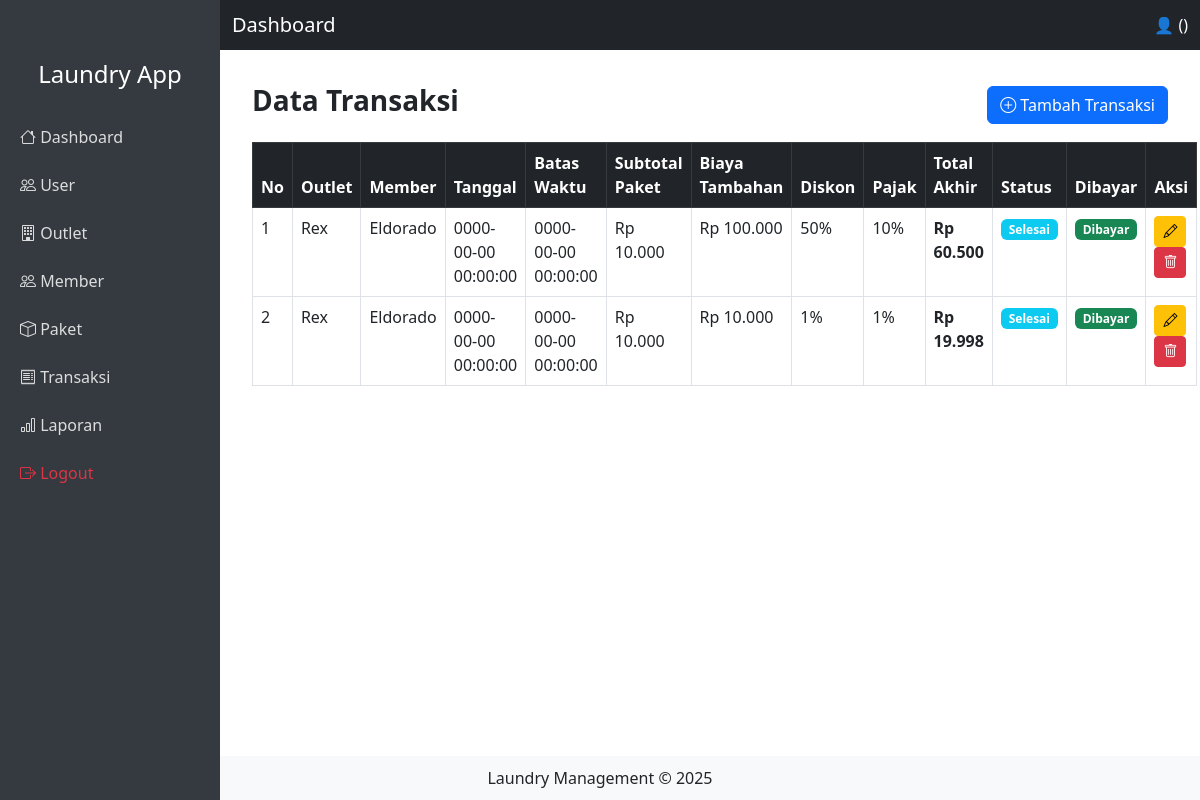
/pages/transaksi/index.php, run on the app's committed database.
### tables this page shows
CREATE TABLE `tb_transaksi` (
  `id` int(11) NOT NULL,
  `id_outlet` int(11) DEFAULT NULL,
  `kode_invoice` varchar(100) DEFAULT NULL,
  `id_member` int(11) DEFAULT NULL,
  `tgl` datetime DEFAULT NULL,
  `batas_waktu` datetime DEFAULT NULL,
  `tgl_bayar` datetime DEFAULT NULL,
  `biaya_tambahan` int(11) DEFAULT NULL,
  `diskon` double DEFAULT NULL,
  `pajak` int(11) DEFAULT NULL,
  `status` enum('baru','proses','selesai','diambil') DEFAULT NULL,
  `dibayar` enum('dibayar','belum_dibayar') DEFAULT NULL,
  `id_user` int(11) DEFAULT NULL
);

CREATE TABLE `tb_outlet` (
  `id` int(11) NOT NULL,
  `nama_outlet` varchar(100) DEFAULT NULL,
  `alamat` text DEFAULT NULL,
  `tlp` varchar(15) DEFAULT NULL
);

CREATE TABLE `tb_member` (
  `id` int(11) NOT NULL,
  `nama` varchar(100) DEFAULT NULL,
  `alamat` text DEFAULT NULL,
  `jenis_kelamin` enum('L','P') DEFAULT NULL,
  `tlp` varchar(15) DEFAULT NULL
);

### config/database.php (called while the page is built, shortened)
<?php
function hitung_subtotal_paket($conn, $id_transaksi) {
  $q = mysqli_query($conn, "SELECT d.qty, p.harga
    FROM tb_detail_transaksi d
    JOIN tb_paket p ON d.id_paket=p.id
    WHERE d.id_transaksi='$id_transaksi'");
  $subtotal = 0;
  while($d = mysqli_fetch_assoc($q)){
    $subtotal += $d['qty'] * $d['harga'];
  }
  return $subtotal;
}
function hitung_total_transaksi($conn, $id_transaksi) {
  $subtotal = hitung_subtotal_paket($conn, $id_transaksi);
  $t = mysqli_fetch_assoc(mysqli_query($conn, "
    SELECT biaya_tambahan, diskon, pajak
    FROM tb_transaksi WHERE id='$id_transaksi'
  "));
  $biaya_tambahan = (int)$t['biaya_tambahan'];
  $diskon         = (float)$t['diskon'];
  $pajak          = (float)$t['pajak'];
  $total_setelah_tambahan = $subtotal + $biaya_tambahan;
  $total_setelah_diskon   = $total_setelah_tambahan - ($total_setelah_tambahan * ($diskon/100));
  $total_akhir            = $total_setelah_diskon + ($total_setelah_diskon * ($pajak/100));
  return $total_akhir;
}
?>

### pages/transaksi/index.php (the view)
<?php
include "../../template/header.php";
include "../../config/database.php";
$sql = "
  SELECT t.*, m.nama AS nama_member, o.nama_outlet
  FROM tb_transaksi t
  JOIN tb_member m ON t.id_member = m.id
  JOIN tb_outlet o ON t.id_outlet = o.id
  ORDER BY t.tgl DESC
";
$q = mysqli_query($conn, $sql);
?>
<div class="container-fluid mt-5 pt-3">
  <div class="d-flex justify-content-between align-items-center mb-3">
    <h3 class="fw-bold">Data Transaksi</h3>
    <a href="add.php" class="btn btn-primary"><i class="bi bi-plus-circle"></i> Tambah Transaksi</a>
  </div>
  <table class="table table-bordered table-hover">
    <thead class="table-dark">
      <tr>
        <th>No</th>
        <th>Outlet</th>
        <th>Member</th>
        <th>Tanggal</th>
        <th>Batas Waktu</th>
        <th>Subtotal Paket</th>
        <th>Biaya Tambahan</th>
        <th>Diskon</th>
        <th>Pajak</th>
        <th>Total Akhir</th>
        <th>Status</th>
        <th>Dibayar</th>
        <th>Aksi</th>
      </tr>
    </thead>
    <tbody>
      <?php $no=1; while($row=mysqli_fetch_assoc($q)) { ?>
      <?php
        $subtotal    = hitung_subtotal_paket($conn, $row['id']);
        $total_akhir = hitung_total_transaksi($conn, $row['id']);
      ?>
      <tr>
        <td><?= $no++; ?></td>
        <td><?= $row['nama_outlet']; ?></td>
        <td><?= $row['nama_member']; ?></td>
        <td><?= $row['tgl']; ?></td>
        <td><?= $row['batas_waktu']; ?></td>
        <td>Rp <?= number_format($subtotal,0,',','.'); ?></td>
        <td>Rp <?= number_format($row['biaya_tambahan'],0,',','.'); ?></td>
        <td><?= $row['diskon']; ?>%</td>
        <td><?= $row['pajak']; ?>%</td>
        <td><b>Rp <?= number_format($total_akhir,0,',','.'); ?></b></td>
        <td><span class="badge bg-info"><?= ucfirst($row['status']); ?></span></td>
        <td>
          <span class="badge <?= $row['dibayar']=='dibayar'?'bg-success':'bg-danger'; ?>">
            <?= ucfirst($row['dibayar']); ?>
          </span>
        </td>
        <td>
          <a href="edit.php?id=<?= $row['id']; ?>" class="btn btn-sm btn-warning"><i class="bi bi-pencil"></i></a>
          <a href="delete.php?id=<?= $row['id']; ?>" class="btn btn-sm btn-danger" onclick="return confirm('Yakin hapus transaksi ini?');"><i class="bi bi-trash"></i></a>
        </td>
      </tr>
      <?php } ?>
    </tbody>
  </table>
</div>
<?php include "../../template/footer.php"; ?>

### template/header.php (style rules this page uses)
body { min-height: 100vh; display: flex; flex-direction: column; }

### data on the page
tb_transaksi: id_outlet.nama_outlet "Rex", id_member.nama "Eldorado", tgl "0000-00-00 00:00:00", batas_waktu "0000-00-00 00:00:00", subtotal "10.000", biaya_tambahan "100.000", diskon "50", pajak "10", total_akhir "60.500", status "Selesai", dibayar "Dibayar"
tb_transaksi: id_outlet.nama_outlet "Rex", id_member.nama "Eldorado", tgl "0000-00-00 00:00:00", batas_waktu "0000-00-00 00:00:00", subtotal "10.000", biaya_tambahan "10.000", diskon "1", pajak "1", total_akhir "19.998", status "Selesai", dibayar "Dibayar"
